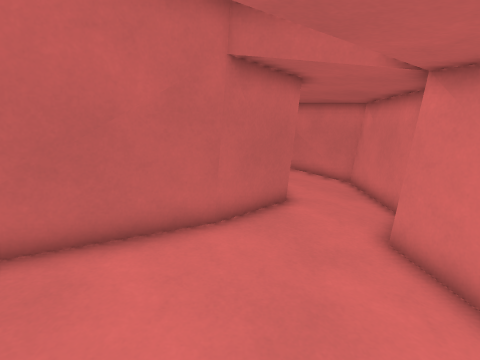
view 1 (above)

16 first-person views from a walk through a Godot game level. The camera is 1.5 m above the floor, tilts 8° down and sees 80° across. The floor is counted in squares, 0.5 m on a side. Each view is taken from the middle of a square. On the plan, view 1 faces up. The plan holds only what a view shows up to about 20 squares ahead; the rest is blank. The place goes on beyond the plan.

view 2
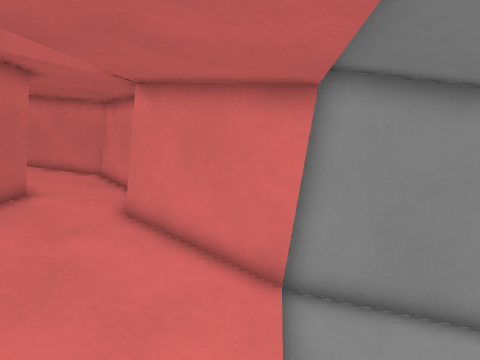

view 3
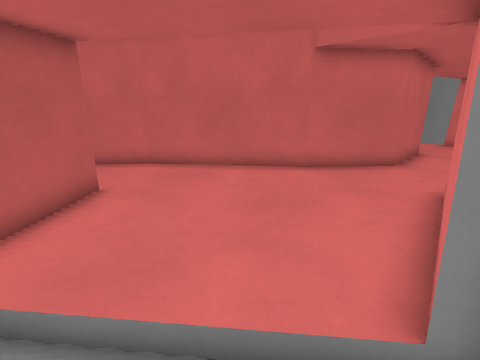

view 4
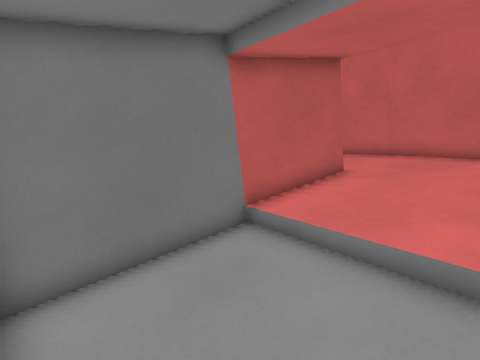

view 5
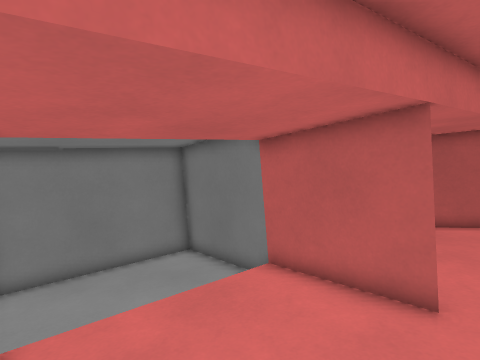

view 6
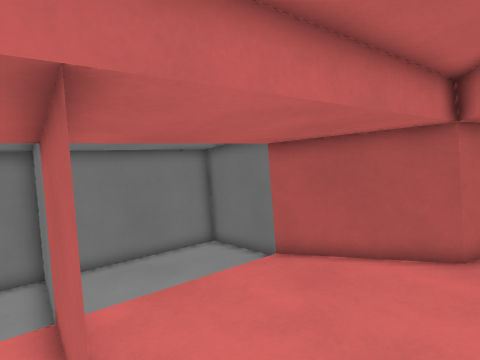

view 7
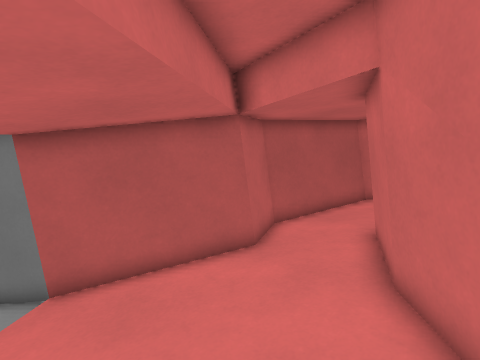

view 8
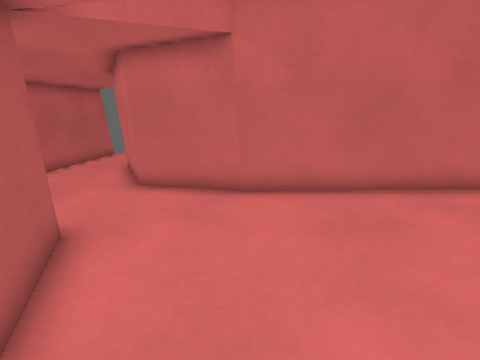

view 9
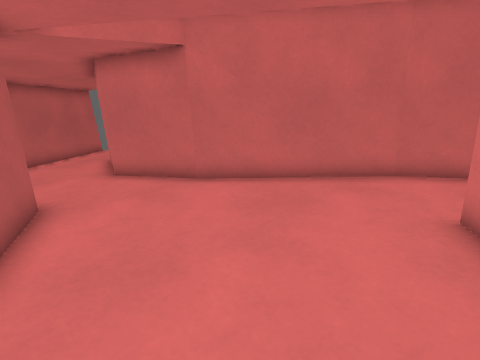

view 10
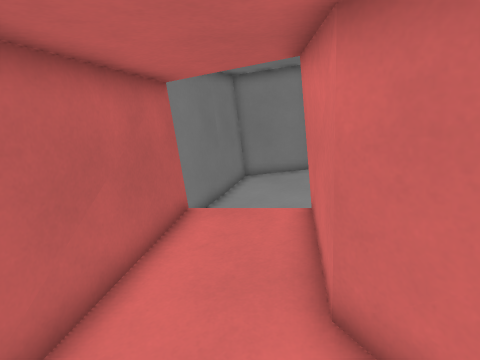

view 11
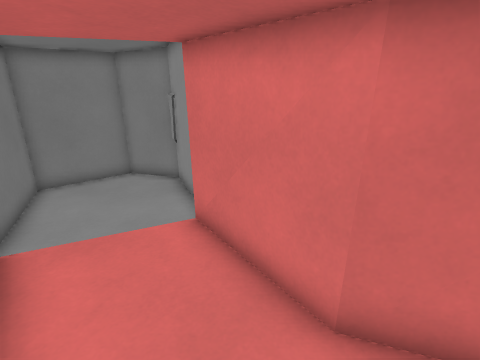

view 12
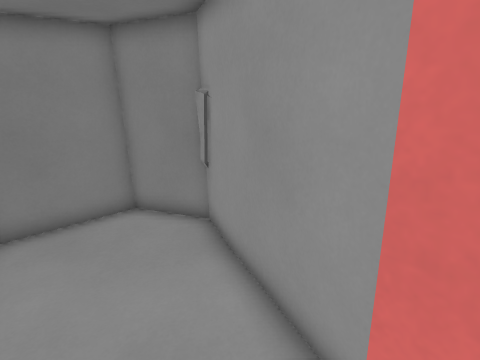

view 13
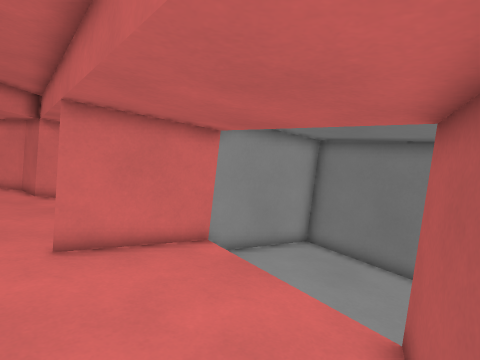

view 14
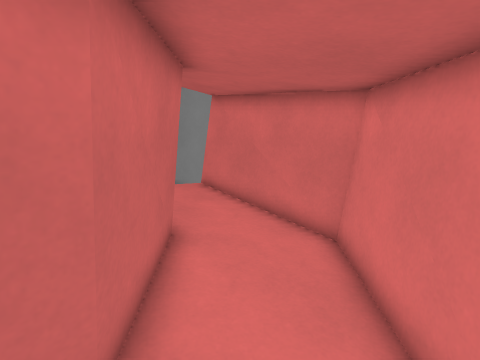

view 15
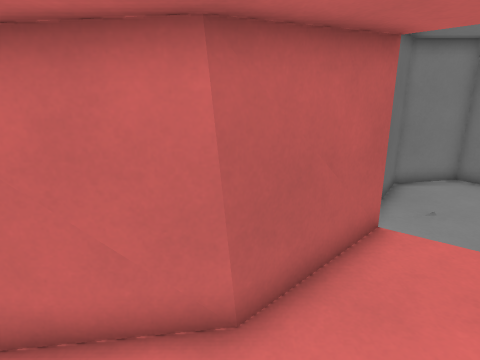

view 16
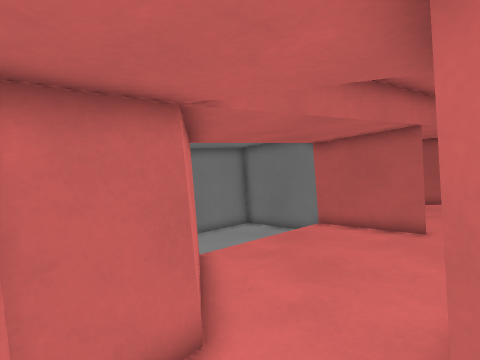

### Floor plan
Key: @ floor where view 1 was taken; # wall or solid block; . main floor; : floor 0.25 m higher than the main floor; - floor 0.25 m lower than the main floor; + floor 0.5 m higher than the main floor; _ floor 0.75 m lower than the main floor; < floor 1 m lower than the main floor; / step, stairs or slope; = window, fence, low wall or low ledge.
Columns run from 26 left of view 1 to 8 right of it. Each row starts with its distance up from view 1.
 22                           ##
 21                     #++:   #
 20                     #++:   ##
 19                           :+##
 18                          :+++##
 17                          #+++:##
 16                          ##++::#
 15                           ##:::##
 14                            ##:::#
 13                            ##:::#
 12                             #::.#
 11                             #::##
 10 #####                       #:.##
  9 #+++##                     ##:.#
  8  ++++#                    ##:..#
  7  ::::#                   ##:..##
  6  ::::##                ###....#
  5 =:::::#               ##:.....#
  4 #...  #             ###......-#
  3 #.   .##           ##:......--#
  2 ## .++##          ##......----##
  1   #++++##        ##....#.-----/##
  0   ##::::#       ##.....#--@--/__##
 -1    ##:::####  ###.....-##--//____##
 -2     ##:::: ####.....----##/______<#
 -3      #.............------##_____<<#
 -4      ##..........-------/_#___<<<##
 -5       ######..###-----/___##_<<###
 -6           ##### ###--/_____##<###
 -7                   ###_____<<###
 -8                     #___<<<###
 -9                     #__<<<###
-10                     ##<<<##
-11                      #####

Where each view was taken, in squares from view 1:
view 1: 0 up, 0 right, facing up
view 2: 2 down, 0 right, facing up-right
view 3: 2 down, 5 right, facing up-left
view 4: 3 down, 7 right, facing left
view 5: 6 up, 0 right, facing down
view 6: 3 up, 5 left, facing down
view 7: 1 up, 5 left, facing down-left
view 8: 6 down, 5 left, facing up-left
view 9: 6 down, 3 left, facing up-left
view 10: 4 down, 16 left, facing up-left
view 11: 4 down, 19 left, facing up
view 12: 1 up, 21 left, facing up
view 13: 4 down, 11 left, facing right
view 14: 7 up, 3 right, facing up
view 15: 14 up, 5 right, facing left
view 16: 11 up, 3 right, facing down
